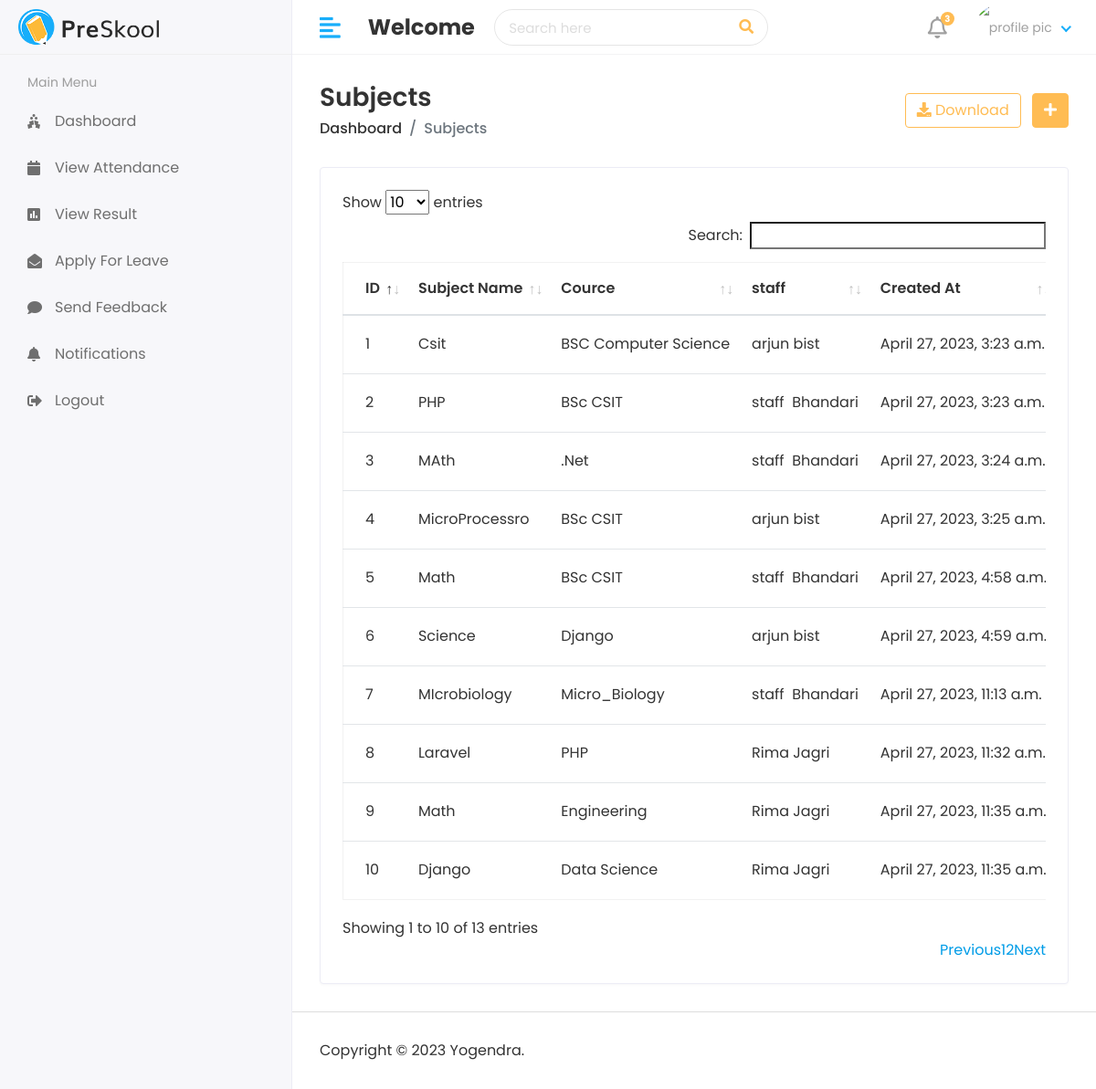
The app's page /hod/view-subject/ with its own data.
### app_attendance_system/models.py (models this page shows, shortened)
class Subject(models.Model):
    name=models.CharField(max_length=100)
    cource=models.ForeignKey(Cource, on_delete=models.CASCADE)
    staff= models.ForeignKey(Staff, on_delete=models.CASCADE)
    created_at=models.DateTimeField(auto_now_add=True, null=True)
    updated_at= models.DateTimeField(auto_now=True)

class Cource(models.Model):
    name= models.CharField(max_length=100)
    created_at= models.DateTimeField(auto_now=True)
    updated_at= models.DateTimeField(auto_now=True)
    def __str__(self):
        return self.name

class Staff(models.Model):
    admin=  models.OneToOneField(CustomUser, on_delete=models.CASCADE)
    address=models.TextField()
    gender=models.CharField(max_length=20)
    created_at=models.DateTimeField(auto_now_add=True)
    updated_at=models.DateTimeField(auto_now=True)

class CustomUser(AbstractUser):
    USER = {
        (1, 'HOD'),
        (2, 'STAFF'),
        (3, 'STUDENT'),
    }
    user_type= models.CharField(choices=USER, max_length=1, default=1)
    profile_pic = models.ImageField(upload_to='static/assets/img/profile_pic/')

### app_attendance_system/views.py (the view)
# urls.py: path('hod/view-subject/', views.ViewSubject, name='view-subject'),
def ViewSubject(request):
    subject= Subject.objects.all()
    context= {
        'subject':subject
    }
    return render(request, 'hod/view_subject.html', context)

### templates/hod/view_subject.html (shortened to what this page needs)
{% extends "layouts/master.html" %}
{% load static %}
{%block content %}
<div class="content container-fluid">
    <div class="page-header">
       <div class="row align-items-center">
          <div class="col">
             <h3 class="page-title">Subjects</h3>
             <ul class="breadcrumb">
                <li class="breadcrumb-item"><a href="index.html">Dashboard</a></li>
                <li class="breadcrumb-item active">Subjects</li>
             </ul>
          </div>
          <div class="col-auto text-right float-right ml-auto">
             <a href="#" class="btn btn-outline-primary mr-2"><i class="fas fa-download"></i> Download</a>
             <a href="add-student.html" class="btn btn-primary"><i class="fas fa-plus"></i></a>
          </div>
       </div>
    </div>
    <div class="row">
       <div class="col-sm-12">
          <div class="card card-table">
             <div class="card-body">
                <div class="table-responsive">
                   <table class="table table-hover table-center mb-0" id="table_id">
                      <thead>
                         <tr>
                            <th>ID</th>
                            <th>Subject Name</th>
                            <th>Cource</th>
                            <th>staff</th>
                            <th>Created At</th>
                         </tr>
                      </thead>
                      <tbody>
                        {% for i in subject %}
                         <tr>
                            <td>{{ forloop.counter }}</td>
                            <td>{{i.name}}</td>
                            <td>{{i.cource}}</td>
                            <td>{{i.staff.admin.first_name}}&nbsp;{{i.staff.admin.last_name}}</td>
                            <td>{{i.created_at}}</td>
                         </tr>
                         {% endfor %}
                      </tbody>
                   </table>
                </div>
             </div>
          </div>
       </div>
    </div>
 </div>
{% endblock %}

### static/assets/css/style.css (style rules this page uses)
html { height: 100%; }
body { background-color: #fff; color: #333; font-family: 'Poppins', sans-serif; font-size: 1rem; height: 100%; line-height: 1.5; overflow-x: hidden; }
h1, h2, h3, h4, h5, h6 { font-family: 'Poppins', sans-serif; margin-top: 0; }
a { color: #009ce7; }
input, button, a { transition: all 0.4s ease; -moz-transition: all 0.4s ease; -o-transition: all 0.4s ease; -ms-transition: all 0.4s ease; -webkit-transition: all 0.4s ease; }
ul, ol { padding: 0px; list-style: none; }
.table { color: #333; max-width: 100%; margin-bottom: 0; width: 100%; }
.table.dataTable { border-collapse: collapse !important; border: 1px solid rgba(0, 0, 0, 0.05); }
.table thead tr th { font-weight: 600; }
.table tbody tr { border-bottom: 1px solid rgba(0, 0, 0, 0.05); }
.table.table-center td, .table.table-center th { vertical-align: middle; }
.card-table .card-body .table > thead > tr > th { border-top: 0; }
.card-table .card-body .table tr td:first-child, .card-table .card-body .table tr th:first-child { padding-left: 1.5rem; }
.card-table .table td, .card-table .table th { border-top: 1px solid #e2e5e8; padding: 1rem 0.75rem; white-space: nowrap; }
.btn-primary { background-color: #FFBC53; border: 1px solid #FFBC53; }
.btn-outline-primary { color: #FFBC53; border-color: #FFBC53; }
.card { border: 1px solid #ececf5; box-shadow: 0 1px 3px 0 rgba(0, 0, 0, 0.03); margin-bottom: 1.875rem; }
.card-body { padding: 1.5rem; }
.page-wrapper > .content { padding: 1.875rem 1.875rem 0; }
.page-header { margin-bottom: 1.875rem; }
.page-header .breadcrumb { background-color: transparent; color: #6c757d; font-size: 1rem; font-weight: 500; margin-bottom: 0; padding: 0; }
.page-header .breadcrumb a { color: #333; }
.page-title { font-size: 28px; font-weight: 600; color: #333; margin-bottom: 5px; }

### records on screen
Subject: name "Csit", cource "BSC Computer Science", staff.admin.first_name "arjun", staff.admin.last_name "bist", created_at "April 27, 2023, 3:23 a.m."
Subject: name "PHP", cource "BSc CSIT", staff.admin.first_name "staff", staff.admin.last_name "Bhandari", created_at "April 27, 2023, 3:23 a.m."
Subject: name "MAth", cource ".Net", staff.admin.first_name "staff", staff.admin.last_name "Bhandari", created_at "April 27, 2023, 3:24 a.m."
Subject: name "MicroProcessro", cource "BSc CSIT", staff.admin.first_name "arjun", staff.admin.last_name "bist", created_at "April 27, 2023, 3:25 a.m."
Subject: name "Math", cource "BSc CSIT", staff.admin.first_name "staff", staff.admin.last_name "Bhandari", created_at "April 27, 2023, 4:58 a.m."
Subject: name "Science", cource "Django", staff.admin.first_name "arjun", staff.admin.last_name "bist", created_at "April 27, 2023, 4:59 a.m."
Subject: name "MIcrobiology", cource "Micro_Biology", staff.admin.first_name "staff", staff.admin.last_name "Bhandari", created_at "April 27, 2023, 11:13 a.m."
Subject: name "Laravel", cource "PHP", staff.admin.first_name "Rima", staff.admin.last_name "Jagri", created_at "April 27, 2023, 11:32 a.m."
Subject: name "Math", cource "Engineering", staff.admin.first_name "Rima", staff.admin.last_name "Jagri", created_at "April 27, 2023, 11:35 a.m."
Subject: name "Django", cource "Data Science", staff.admin.first_name "Rima", staff.admin.last_name "Jagri", created_at "April 27, 2023, 11:35 a.m."
